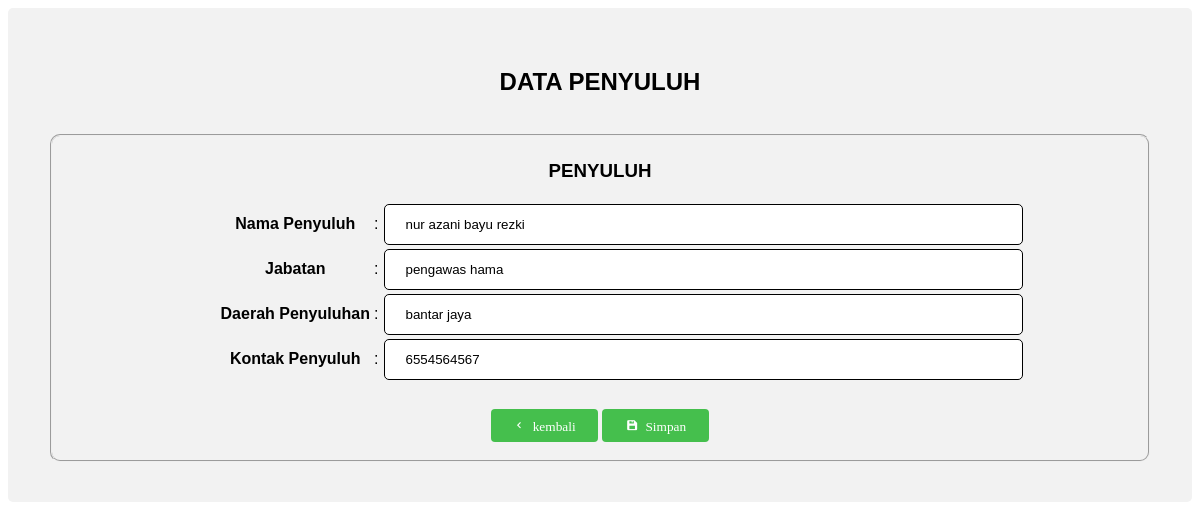
The page /penyuluh/edit.php?id_penyuluh=2 (signed in) on the database its author committed.
### tables this page shows
CREATE TABLE `penyuluh` (
  `id_penyuluh` int(6) NOT NULL,
  `nama_penyuluh` varchar(50) NOT NULL,
  `jabatan_penyuluh` varchar(100) NOT NULL,
  `desa` varchar(100) NOT NULL,
  `kontak` varchar(50) NOT NULL
);

### penyuluh/edit.php (the view, shortened to what this page needs)
<?php
if (isset($_SESSION['id']) && isset($_SESSION['username'])) {
?>
    <!DOCTYPE html>
    <html lang="en">
    <head>
        <link href='https://unpkg.com/boxicons@2.0.9/css/boxicons.min.css' rel='stylesheet'>
        <link rel="stylesheet" type="text/css" href="../gapoktan/css/style.css">
    </head>
    <body>
        <form action="update.php" method="post">
            <center>
                <div class="container">
                    <h2>DATA PENYULUH</h2><br>
                    <?php
                    include "../config/koneksi.php";
                    $id = $_GET['id_penyuluh'];
                    $query = mysqli_query($conn, "SELECT * FROM penyuluh WHERE id_penyuluh=$id");
                    while ($data = mysqli_fetch_array($query)) {
                    ?>
                        <fieldset>
                            <h3>PENYULUH</h3>
                            <table class="table table-striped table-middle">
                                <tr>
                                    <th width="20%"><label>Nama Penyuluh</label> </th>
                                    <td width="1%">:</td>
                                    <td><input type="text" class="form-control" name="nama_penyuluh" value="<?php echo $data['nama_penyuluh'] ?>" required></td>
                                </tr>
                                <tr>
                                    <th>
                                        <label>Jabatan</label>
                                    </th>
                                    <td>:</td>
                                    <td><input type="text" class="form-control" name="jabatan_penyuluh" value="<?php echo $data['jabatan_penyuluh'] ?>" required></td>
                                </tr>
                                <tr>
                                    <th><label>Daerah Penyuluhan</label></th>
                                    <td>:</td>
                                    <td><input type="text" class="form-control" name="desa" value="<?php echo $data['desa'] ?>" required></td>
                                </tr>
                                <tr>
                                    <th><label>Kontak Penyuluh</label></th>
                                    <td>:</td>
                                    <td><input type="text" class="form-control" name="kontak" value="<?php echo $data['kontak'] ?>" required></td>
                                </tr>
                            </table>
                            <br>
                            <center>
                                <a href="../nonsub/index.php"><button type="button" class='bx bx-chevron-left'> kembali</button></a>
                                <button type="submit" class="bx bxs-save"> Simpan</button>
                            </center>
                </div>
            </center>
        </form>
    <?php } ?>
    </body>
    </html>
<?php
} else {
    header("Location:../index.php");
    exit();
}
?>

### gapoktan/css/style.css (style rules this page uses)
body { font-family: sans-serif; }
h2 { text-align: center; font-family: sans-serif; padding-top: initial; }
fieldset { border-radius: 10px; border-width: 2px; }
.container { border-radius: 5px; background-color: #f2f2f2; padding: 40px; }
input[type=text] { width: 100%; padding: 12px 21px; border: 1px solid black; border-radius: 5px; }
button, button[type=button] { width: 10%; background-color: #45BF4D; color: white; padding: 10px 10px; margin: 8px 0; border: none; border-radius: 4px; cursor: pointer; }

### rows shown on the page
penyuluh: nama_penyuluh "nur azani bayu rezki", jabatan_penyuluh "pengawas hama", desa "bantar jaya", kontak "6554564567"
